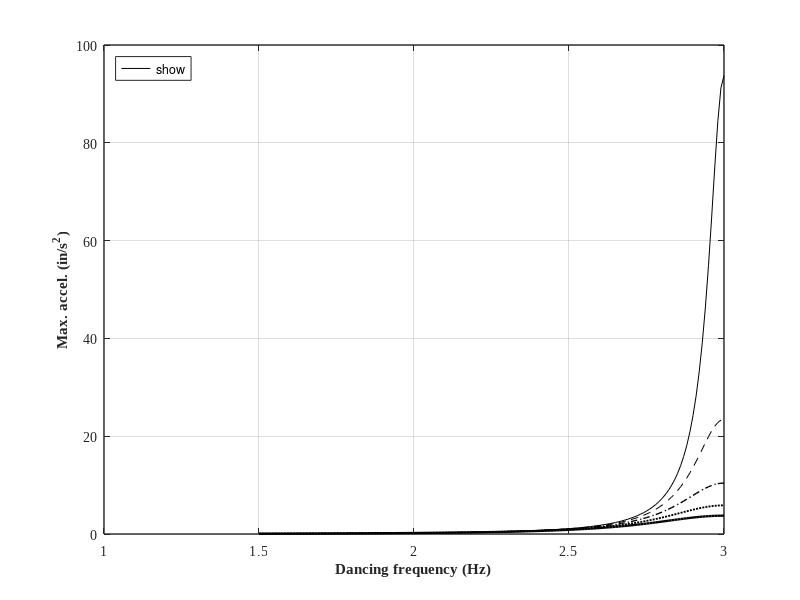

MATLAB code to generate this figure:
%% Example 3-19: Base-isolation from vibrating system

clear; close all; clc
%%

f0 = 1.5:0.01:3.0;
% zeta = [0.02, 0.04, 0.06, 0.08, 0.10];
%
beta = f0./3.0;
%
%
i = 0;

figure(1)
set(figure(1), 'Position', [200   100   400   300])
    LineType = {'-';'--';'-.';':';'-';'--';'-.';':'};

for zeta = [0.02, 0.04, 0.06, 0.08, 0.10]
    i = i+1;
Rd(i,:)=1./(((1-beta.*beta).^2)+((2*zeta*beta).^2));

maxAcc(i,:)=0.15.*Rd(i,:).*beta.^2;

      hold on; grid on; box on;
      plt = plot(f0,maxAcc(i,:));
      set(plt,'LineStyle',LineType{i}, 'LineWidth',i/3, 'DisplayName',['\zeta = ',num2str(zeta,'%1.2f')],'Color',[0 0 0]);

        set(gca, 'LineWidth',1, 'FontWeight','normal', 'FontName','Times New Roman', 'FontSize',10)               
        xlabel('Dancing frequency (Hz)', 'fontsize',11, 'fontname','Times New Roman','FontWeight','Bold')
        ylabel('Max. accel. (in/s^2)', 'fontsize',11, 'fontname','Times New Roman','FontWeight','Bold')
legend('show','location','northwest')

      
end


print('EX_3_19','-dpng')

